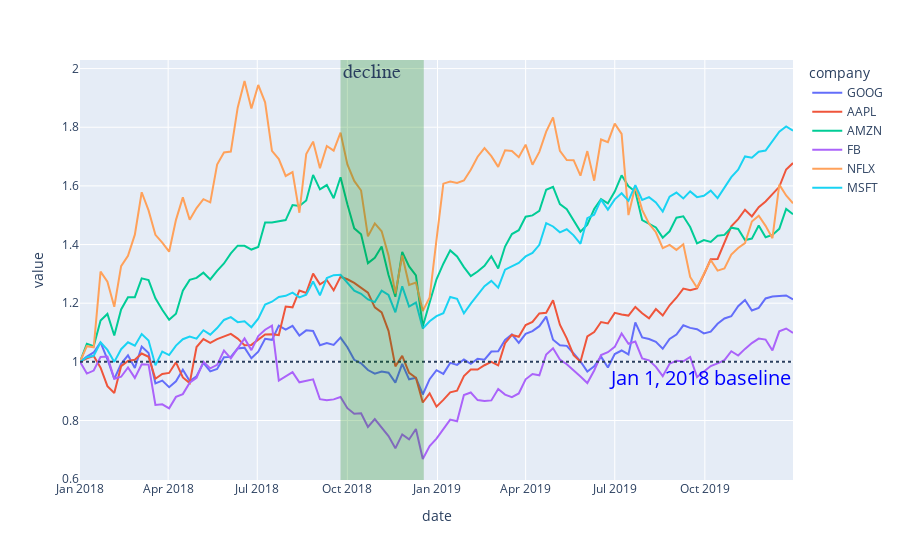

Source (notebook cell):
### Code cell
import plotly.express as px

df = px.data.stocks(indexed=True)
fig = px.line(df)
fig.add_hline(y=1, line_dash="dot",
              annotation_text="Jan 1, 2018 baseline", 
              annotation_position="bottom right",
              annotation_font_size=20,
              annotation_font_color="blue"
             )
fig.add_vrect(x0="2018-09-24", x1="2018-12-18", 
              annotation_text="decline", annotation_position="top left",
              annotation=dict(font_size=20, font_family="Times New Roman"),
              fillcolor="green", opacity=0.25, line_width=0)
fig.show()
